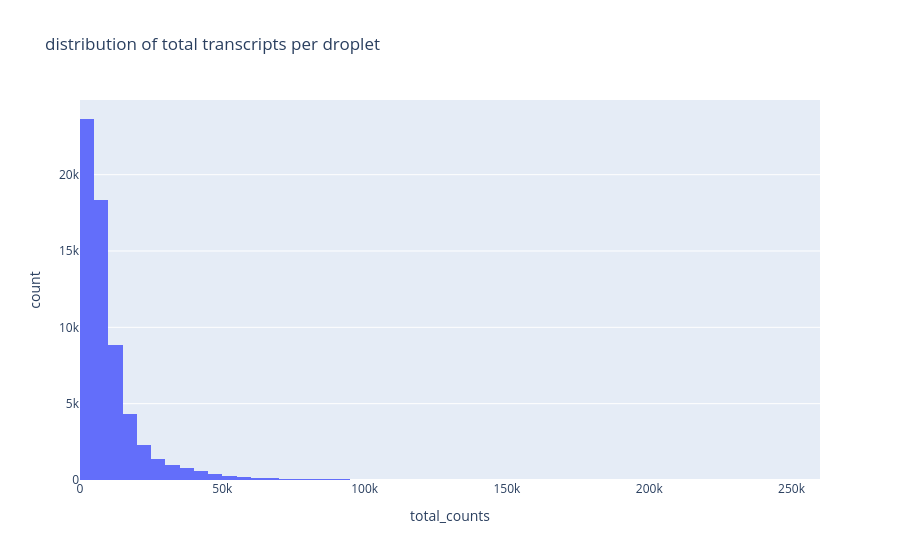

Source (notebook cell):
### Markdown cell above
For the upper threshold of the number of transcripts, we can choose 40000

### Code cell
fig = px.histogram(adata.obs, x='total_counts', nbins=100, 
                   title='distribution of total transcripts per droplet')
fig.show()

### Figure 1 — Plotly figure (JSON) as saved in the notebook; plotly's stock layout.template omitted (floating-point values rounded to 4 significant figures; data arrays with more than 128 entries replaced by an {"elided": "..."} marker saying what was removed)
{"data": [{"bingroup": "x", "hovertemplate": "total_counts=%{x}<br>count=%{y}<extra></extra>", "legendgroup": "", "marker": {"color": "#636efa", "pattern": {"shape": ""}}, "name": "", "nbinsx": 100, "orientation": "v", "showlegend": false, "type": "histogram", "x": {"elided": "62751 float values"}, "xaxis": "x", "yaxis": "y"}], "layout": {"barmode": "relative", "legend": {"tracegroupgap": 0}, "title": {"text": "distribution of total transcripts per droplet"}, "xaxis": {"anchor": "y", "domain": [0, 1], "title": {"text": "total_counts"}}, "yaxis": {"anchor": "x", "domain": [0, 1], "title": {"text": "count"}}}}
